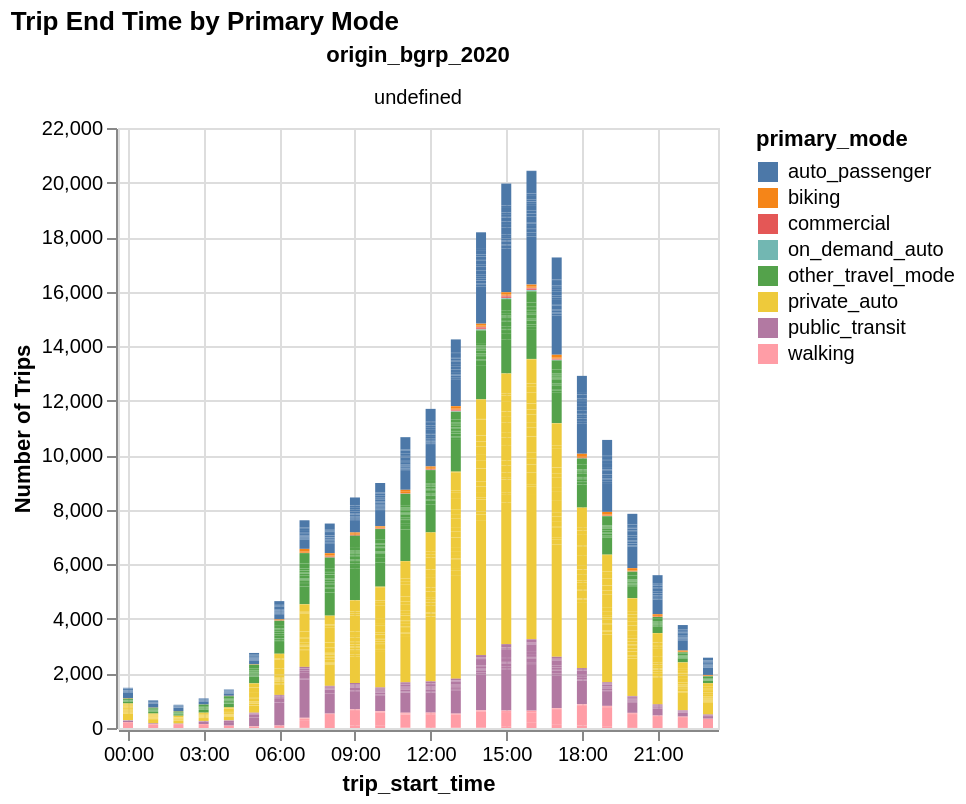

Source (notebook cell):
### Code cell
alt.Chart(end).mark_bar().encode(
    x=alt.X("trip_start_time:T",axis=alt.Axis(format='%H:%M')),
    y=alt.Y("trip_count:Q", title= "Number of Trips"),
    color=alt.Color("primary_mode:N", #scale=alt.Scale(range=cp.CALITP_CATEGORY_BRIGHT_COLORS)
                   ),
    # row="origin_bgrp_2020:O",
    facet=alt.Facet('origin_bgrp_2020:O').columns(4)).properties(title="Trip End Time by Primary Mode")

### Figure 1 — Vega-Lite specification as saved in the notebook (floating-point values rounded to 4 significant figures; data arrays with more than 128 entries replaced by an {"elided": "..."} marker saying what was removed)
{"config": {"view": {"continuousWidth": 300, "continuousHeight": 300}}, "data": {"name": "data-e17e27413e86a269983ab4aeab90dea0"}, "mark": {"type": "bar"}, "encoding": {"color": {"field": "primary_mode", "type": "nominal"}, "facet": {"columns": 4, "field": "origin_bgrp_2020", "type": "ordinal"}, "x": {"axis": {"format": "%H:%M"}, "field": "trip_start_time", "type": "temporal"}, "y": {"field": "trip_count", "title": "Number of Trips", "type": "quantitative"}}, "title": "Trip End Time by Primary Mode", "$schema": "https://vega.github.io/schema/vega-lite/v5.20.1.json", "datasets": {"data-e17e27413e86a269983ab4aeab90dea0": {"elided": "2693 records"}}}
